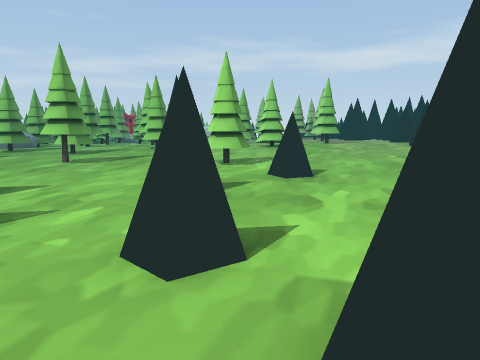
[1] (above)

24 first-person views from a walk through a 3-D level made in the Unity game engine. The camera is 1.5 m above the floor, tilts 8° down and sees 70° across. The floor is counted in squares, 1 m on a side. Each view is taken from the middle of a square. On the plan, view 1 faces up. The plan holds only what a view shows up to about 16 squares ahead; the rest is blank. The place goes on beyond the plan. The player character is not drawn. Some animated figures are not drawn.

[2]
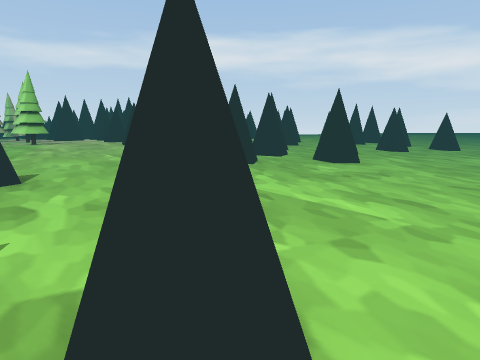

[3]
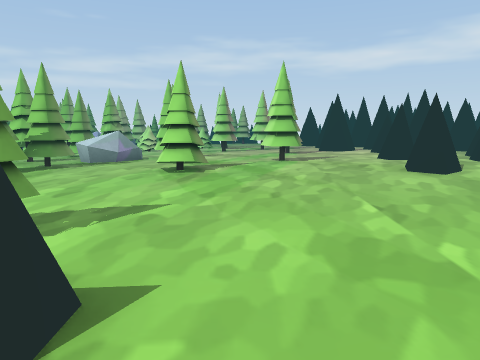

[4]
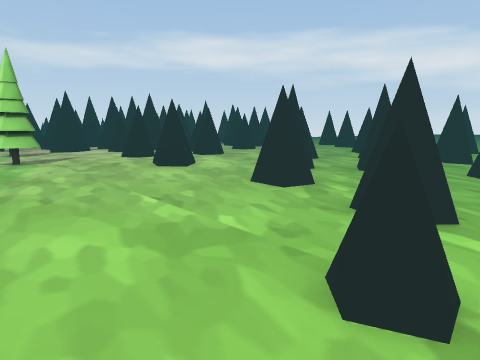

[5]
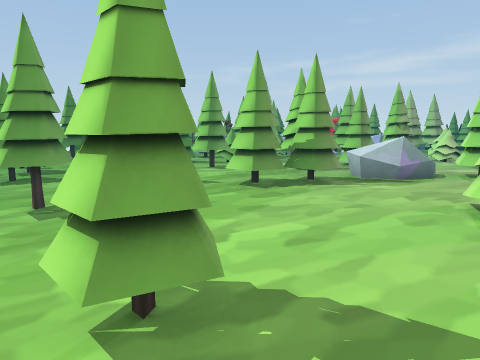

[6]
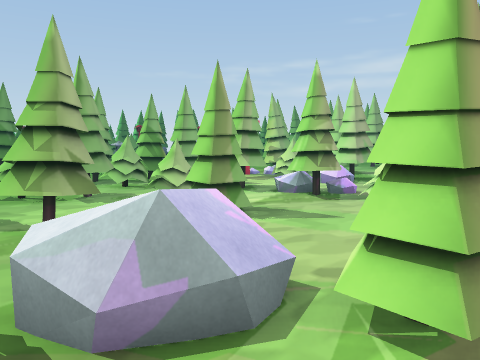

[7]
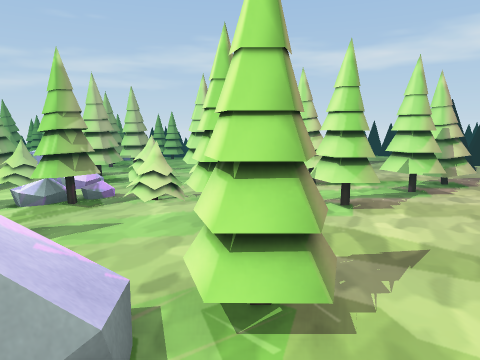

[8]
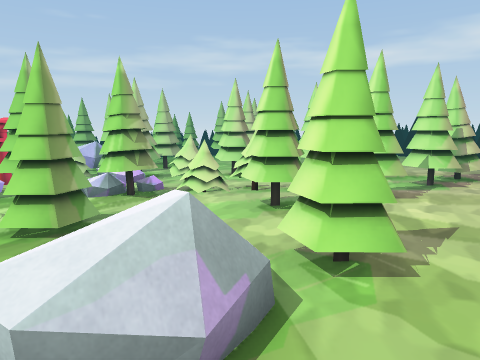

[9]
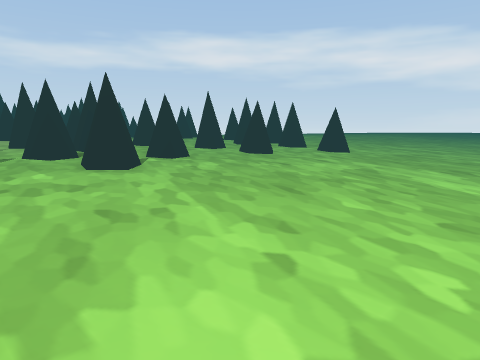

[10]
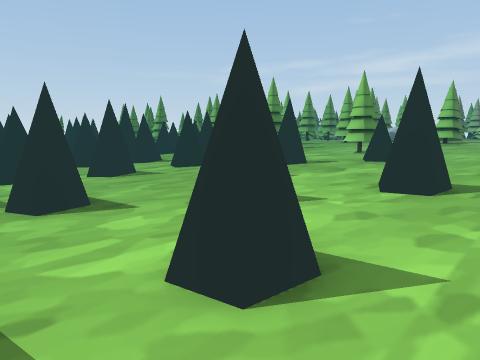

[11]
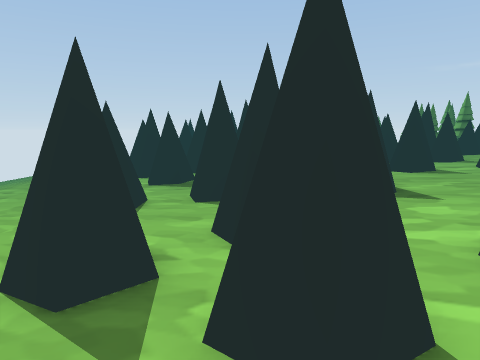

[12]
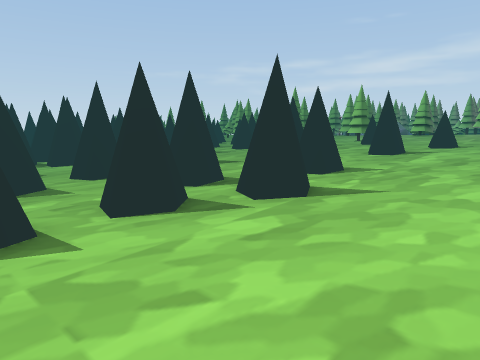

[13]
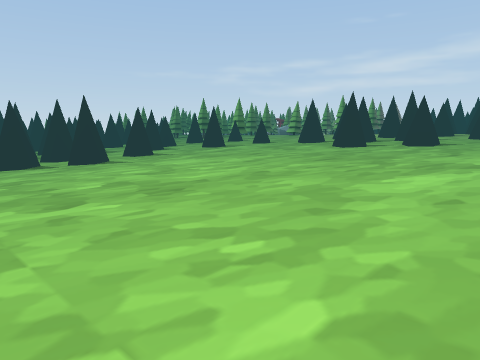

[14]
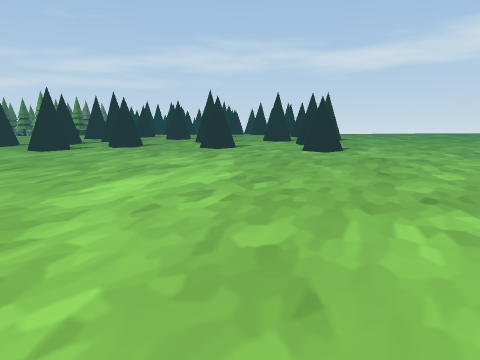

[15]
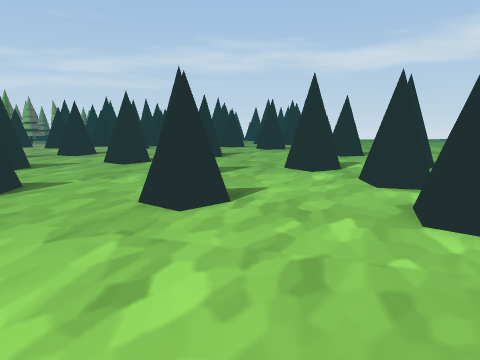

[16]
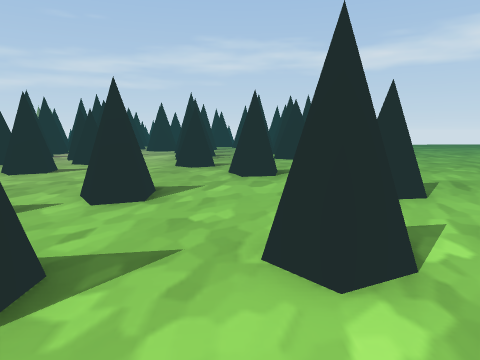

[17]
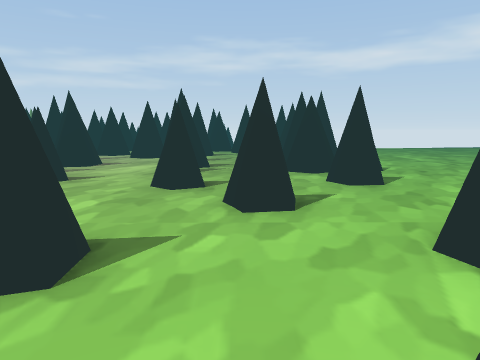

[18]
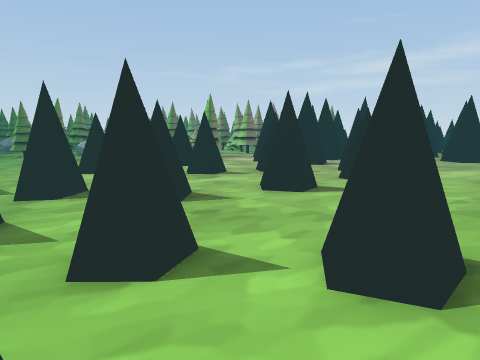

[19]
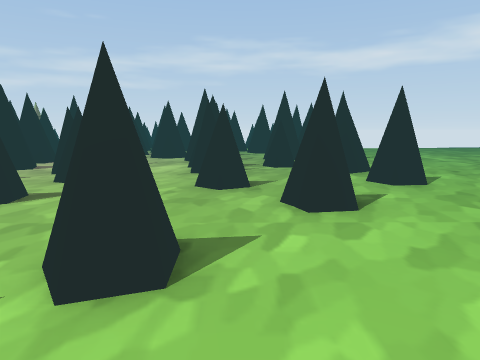

[20]
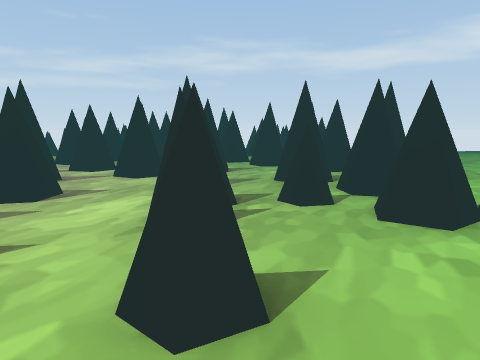

[21]
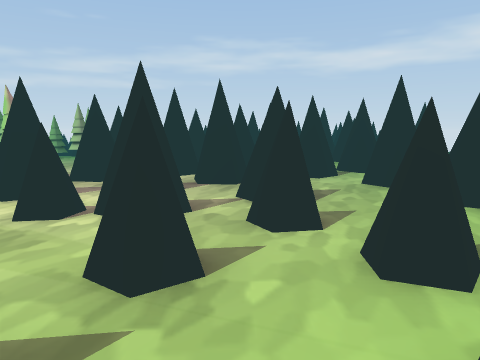

[22]
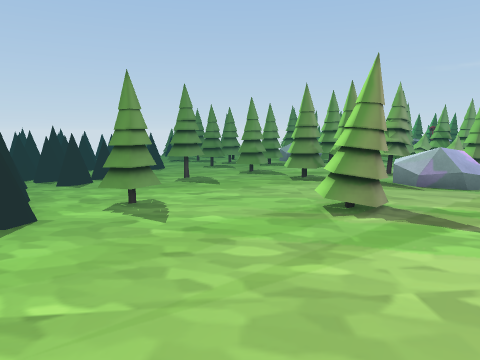

[23]
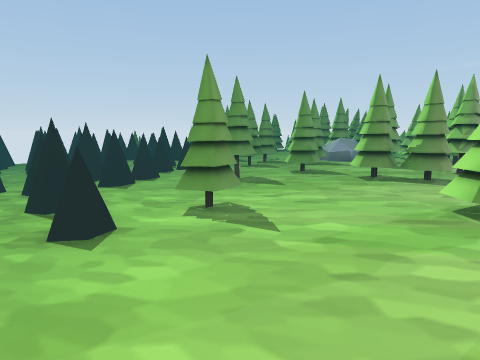

[24]
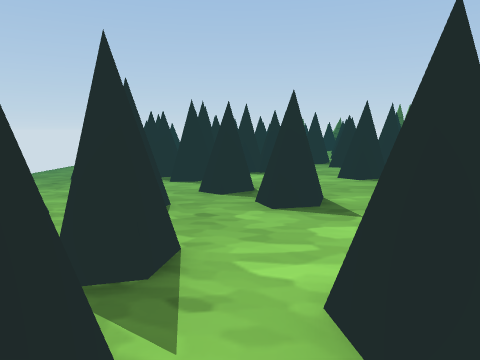

### Floor plan
Key: @ floor where view 1 was taken; # wall or solid block; x gap in a wall; . main floor; : floor 0.25 m higher than the main floor; - floor 0.25 m lower than the main floor; + floor 0.5 m higher than the main floor; _ floor 0.5 m lower than the main floor; < floor 0.75 m lower than the main floor; ( floor 1 m lower than the main floor; ! floor 1.25 m lower than the main floor; ? floor 1.5 m lower than the main floor; / step, stairs or slope; = window, fence, low wall or low ledge; T pine tree; R rock; O other object.
Columns run from 7 left of view 1 to 24 right of it. Each row starts with its distance up from view 1.
 33 OTT
 32 OTTT--TT         x#
 31  -TT -TT                  .##
 30 TT-- --  T  .. #          ..
 29 TT-  -T TT  .. .   =#   ##..
 28 T-TT-TT  T  ....  #.=. ###..
 27 TTTTTT-  TT.TT.  ##...##. ..
 26  -----T- --TTT ## .##.... ..####
 25 -T-TTTTT T.TT. .. ###...##..## #
 24 -TTTT--T TT...  .##.....##...##
 23  -----TT-T....##....##...x..###
 22 .TTT-----...OO...=##=#..=#xx#=
 21 ---T-----...O....#####...#...###
 20 T---  -TT.......................
 19 --TT-R+T-..........+..#.........
 18 --TTRRR-...TT..#...:......#...#.
 17 T---T---...TT.....#.......=.....
 16 ---TTT--T............#.....#/...
 15 ---TT---TT....=#...........//...
 14 TT------------......#.........#.
 13 TT---------------//------#----.-
 12 ___--------------/#---##--------
 11 _TT___TT-------#.--//-//----#-/#
 10 _TT___TT____-------##---##--#- #
  9  _______=________#.-----##---/
  8 <<______#______#_//__#_______##_
  7 =//<<=#_____=__=_____#___#=_____
  6 < #<<<_<<<________#______=___#/_
  5 #<=#<<<<<<<<<<<______________//_
  4 #<//<<#/<<<#<<<<<<<<<<<<<_______
  3  (((<<//<<<<<<<<<<<<<<<<<<<<<<<<
  2 ((#(((((#<<<<<<<<<<<<<<<<<<<<<<<
  1 ((=(((((<((((<<<<<<<<<<<<<<<<<<<
  0  #(((//@(( #((((((((<<<<<<<<<<<<
 -1  #(((##(((##((((((((((((((((((((
 -2   !#/!!((((((((((((((((((((((((
 -3 # !#/!!!/#!##((((((((((((((((((
 -4 #!!!!##!/#!##!!!((((((((((((((
 -5 !!!!!##!!!!!!!!!!!!!!!!!!!!((
 -6  ##??!!!!!#!!!!!!!!!!!!!!!!!!
 -7   #???#??!!!!!!!!!!!!!!!!!!
 -8 ????   ?? #=??!!  !!!!!!!!!
 -9 ??     ??    ?? ?      !! !

Where each view was taken, in squares from view 1:
view 1: 0 up, 0 right, facing up
view 2: 0 up, 0 right, facing up-right
view 3: 6 up, 3 right, facing up
view 4: 6 up, 2 right, facing up-right
view 5: 9 up, 2 right, facing up-left
view 6: 17 up, 1 right, facing up-left
view 7: 17 up, 0 right, facing up
view 8: 16 up, 1 left, facing up
view 9: 3 down, 7 right, facing up-right
view 10: 3 down, 6 right, facing up-left
view 11: 4 down, 7 right, facing left
view 12: 9 down, 9 right, facing up-left
view 13: 9 down, 19 right, facing up-left
view 14: 8 down, 19 right, facing up
view 15: 1 up, 19 right, facing up
view 16: 7 up, 20 right, facing up
view 17: 10 up, 20 right, facing up
view 18: 10 up, 19 right, facing up-left
view 19: 10 up, 19 right, facing up
view 20: 15 up, 19 right, facing up
view 21: 15 up, 13 right, facing up
view 22: 13 up, 8 right, facing left
view 23: 11 up, 7 right, facing left
view 24: 2 down, 6 right, facing left
